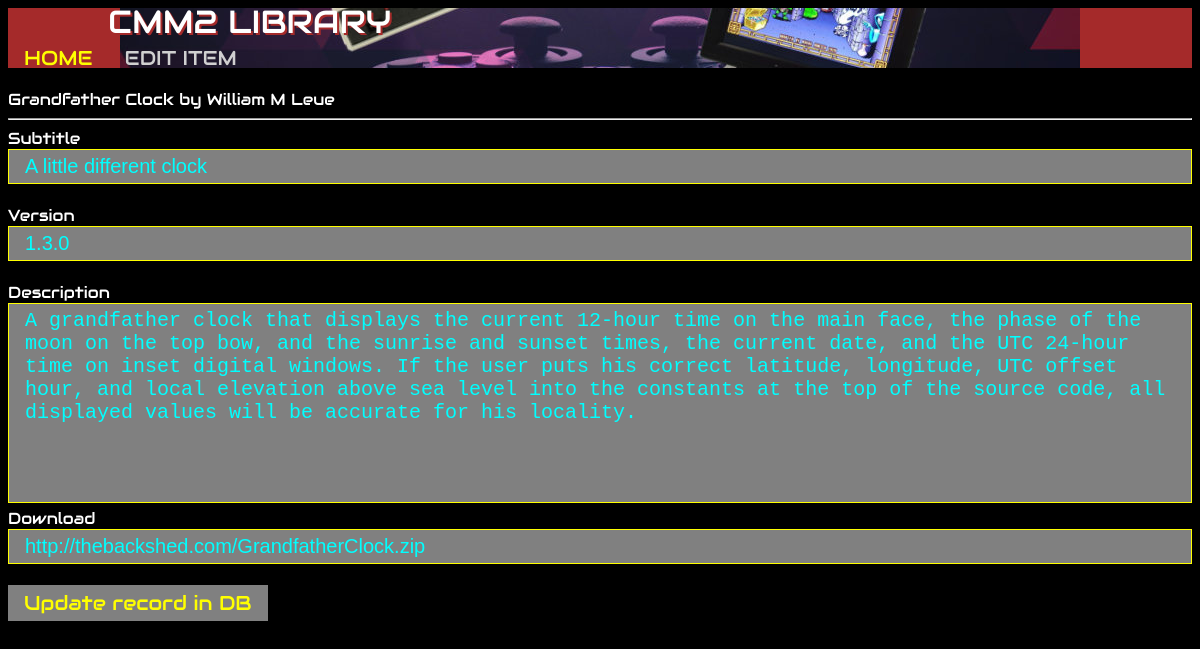
The app's page /editApp.php?id=70 with its own data.
### tables this page shows
CREATE TABLE IF NOT EXISTS `apps` (
  `id` int(11) NOT NULL AUTO_INCREMENT,
  `title` varchar(200) NOT NULL,
  `version` varchar(200) NOT NULL,
  `changed` timestamp NOT NULL DEFAULT CURRENT_TIMESTAMP,
  `author` int(11) NOT NULL DEFAULT '1',
  `scr_path` varchar(200) NOT NULL,
  `subtitle` varchar(200) NOT NULL,
  `description` varchar(2000) NOT NULL,
  `link` varchar(200) NOT NULL,
  `category` varchar(200) NOT NULL DEFAULT '1',
  `rating` int(11) NOT NULL DEFAULT '0',
  `enabled` tinyint(1) NOT NULL DEFAULT '1',
  PRIMARY KEY (`id`),
  KEY `title` (`title`,`changed`,`author`,`category`),
  KEY `title_2` (`title`),
  KEY `changed` (`changed`),
  KEY `category` (`category`)
);

CREATE TABLE IF NOT EXISTS `authors` (
  `id` int(11) NOT NULL AUTO_INCREMENT,
  `author` varchar(200) NOT NULL,
  `contact` varchar(200) DEFAULT NULL,
  `items` int(11) NOT NULL DEFAULT '0',
  PRIMARY KEY (`id`),
  UNIQUE KEY `author_4` (`author`),
  UNIQUE KEY `id` (`id`),
  UNIQUE KEY `id_2` (`id`),
  KEY `author` (`author`),
  KEY `author_2` (`author`),
  KEY `author_3` (`author`)
);

### editApp.php (the view, shortened to what this page needs)
<!DOCTYPE html>
<html>
<head>
</head>
<body>
<div class="navbar">
	<a href="index.php">HOME</a>
	<div>EDIT ITEM</div>
</div>
<div style="text-shadow: 2px 2px brown;font-family: 'Audiowide', sans-serif;line-height: 90%;padding-left: 100px;position: fixed; color: White; margin-top: -60px;font-size: 32px;">
CMM2 LIBRARY
</div>
	<?php
		if(isset($_GET['id']))
		{
			$id = intval($_GET['id']);
			$sql= "SELECT * FROM apps WHERE id=" . $id;
			$result = mysql_query($sql) or die('Query failed: ' . mysql_error());
			if ($result)
				if ($row = mysql_fetch_assoc($result))
				{
					$title = $row['title'];
					$subtitle = $row['subtitle'];
					$version = $row['version'];
					$description = $row['description'];
					$description = str_replace("<br>", "\n", $description);
					$description = str_replace("<p>", "\n\n", $description);
					$link = $row['link'];
					$author = '???';
					$sql= 'SELECT * FROM authors WHERE id=' . $row['author'];
					$result = mysql_query($sql) or die('Query failed: ' . mysql_error());
					if ($result)
						if ($row1 = mysql_fetch_assoc($result))
							$author = $row1['author'];
					echo '<br>';
					echo $title . ' by ' . $author . '<br>';
					echo '<hr>';
					$cururi = $_SERVER['REQUEST_URI'];
					echo '<form name="editPrg" action="editExistingApp.php?id=' . $id . '&url=' . $cururi . '" onsubmit="return validateForm()" method="post" enctype="multipart/form-data">';
					echo 'Subtitle<br><input type="text" name="subtitle" value="' . $subtitle . '">&nbsp;&nbsp;&nbsp;<br>';
					echo 'Version<br><input type="text" name="version" value="' . $version . '">&nbsp;&nbsp;&nbsp;<br>';
					echo 'Description<br><textarea name="description" rows="25" cols="80" style="resize:none">' . $description . '</textarea><br>';
					echo 'Download<br><input type="text" name="link" value="' . $link . '">&nbsp;&nbsp;&nbsp;<br>';
					echo '<input id="submit" type="submit" value="Update record in DB" onmouseover="submitOver()" onmouseout="submitOut()">';
					echo '</form>';
				}
  	}
  ?>
</body>
</html>

### editApp.php (style rules this page uses)
input[type=text] { background-color: gray; color: cyan; width: 100%; padding: 5px 16px; border: 1px solid yellow; box-sizing: border-box; font-size: 20px; }
textarea { width: 100%; height: 200px; padding: 5px 16px; box-sizing: border-box; border: 1px solid yellow; color: cyan; font-size: 20px; background-color: gray; resize: none; }
input[type="submit"] { background-color: gray; border: none; color: yellow; padding: 5px 16px; text-decoration: none; font-size: 20px; cursor: pointer; font-family: 'Audiowide', sans-serif; }
body { background-color: Black; color: White; font-family: 'Audiowide', sans-serif; }
.navbar { overflow: hidden; margin-right: 5px; background-image: url("banner.jpg"); background-repeat: no-repeat; background-size: auto; background-position: center; background-color: Brown; position: sticky; top: 0; height: 60px; width: 100%; }
.navbar a { float: left; display: fixed; color: yellow; text-align: center; margin-top: 32px; padding: 5px 16px; text-decoration: none; font-size: 20px; }
.navbar div { float: left; display: fixed; color: #d0d0d0; text-align: center; margin-top: 32px; padding: 5px 16px; text-decoration: none; font-size: 20px; }

### records on screen
apps: title "Grandfather Clock", subtitle "A little different clock", version "1.3.0", description "A grandfather clock that displays the current 12-hour time on the main face, the phase of the moon on the top bow, and the sunrise and sunset times, the current date, and the UTC 24-hour time on inset digital windows. If the user puts his correct latitude, longitude, UTC offset hour, and local elevation above sea level into the constants at the top of the source code, all displayed values will be accurate for his locality.", link "http://thebackshed.com/GrandfatherClock.zip"
authors: author "William M Leue"
